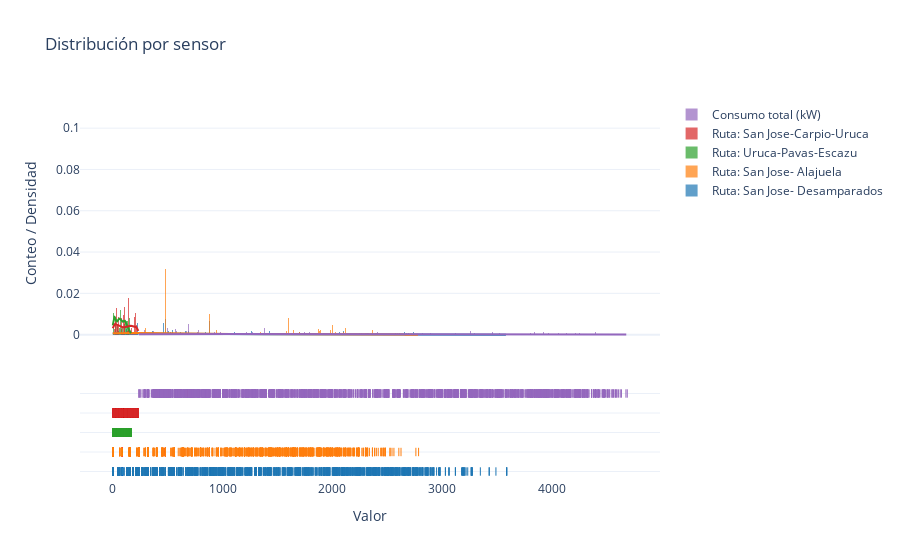

Write notebook code for a chart like this one.
### Code cell
import plotly.figure_factory as ff

# Convertimos cada columna (excepto la primera si no es numérica) en una lista
labels = df.columns[1:]
data = [df[col].tolist() for col in labels]


fig = ff.create_distplot(data, labels)

fig.update_layout(
    title="Distribución por sensor",
    xaxis_title="Valor",
    yaxis_title="Conteo / Densidad",
    autosize=True,
    height=None,
    template='plotly_white'
)

fig.show()

### Figure 1 — Plotly figure (JSON) as saved in the notebook; plotly's stock layout.template omitted (floating-point values rounded to 4 significant figures; data arrays with more than 128 entries replaced by an {"elided": "..."} marker saying what was removed)
{"data": [{"autobinx": false, "histnorm": "probability density", "legendgroup": "Ruta: San Jose- Desamparados", "marker": {"color": "rgb(31, 119, 180)"}, "name": "Ruta: San Jose- Desamparados", "opacity": 0.7, "type": "histogram", "x": {"elided": "2016 float values"}, "xaxis": "x", "xbins": {"end": 3587.0, "size": 1, "start": 0}, "yaxis": "y"}, {"autobinx": false, "histnorm": "probability density", "legendgroup": "Ruta: San Jose- Alajuela", "marker": {"color": "rgb(255, 127, 14)"}, "name": "Ruta: San Jose- Alajuela", "opacity": 0.7, "type": "histogram", "x": {"elided": "2016 float values"}, "xaxis": "x", "xbins": {"end": 2784.0, "size": 1, "start": 0}, "yaxis": "y"}, {"autobinx": false, "histnorm": "probability density", "legendgroup": "Ruta: Uruca-Pavas-Escazu", "marker": {"color": "rgb(44, 160, 44)"}, "name": "Ruta: Uruca-Pavas-Escazu", "opacity": 0.7, "type": "histogram", "x": {"elided": "2016 float values"}, "xaxis": "x", "xbins": {"end": 165.8, "size": 1, "start": 0}, "yaxis": "y"}, {"autobinx": false, "histnorm": "probability density", "legendgroup": "Ruta: San Jose-Carpio-Uruca", "marker": {"color": "rgb(214, 39, 40)"}, "name": "Ruta: San Jose-Carpio-Uruca", "opacity": 0.7, "type": "histogram", "x": {"elided": "2016 float values"}, "xaxis": "x", "xbins": {"end": 233.7, "size": 1, "start": 0}, "yaxis": "y"}, {"autobinx": false, "histnorm": "probability density", "legendgroup": "Consumo total (kW)", "marker": {"color": "rgb(148, 103, 189)"}, "name": "Consumo total (kW)", "opacity": 0.7, "type": "histogram", "x": {"elided": "2016 float values"}, "xaxis": "x", "xbins": {"end": 4684.0, "size": 1, "start": 239.5}, "yaxis": "y"}, {"legendgroup": "Ruta: San Jose- Desamparados", "marker": {"color": "rgb(31, 119, 180)"}, "mode": "lines", "name": "Ruta: San Jose- Desamparados", "showlegend": false, "type": "scatter", "x": {"elided": "500 float values"}, "xaxis": "x", "y": {"elided": "500 float values"}, "yaxis": "y"}, {"legendgroup": "Ruta: San Jose- Alajuela", "marker": {"color": "rgb(255, 127, 14)"}, "mode": "lines", "name": "Ruta: San Jose- Alajuela", "showlegend": false, "type": "scatter", "x": {"elided": "500 float values"}, "xaxis": "x", "y": {"elided": "500 float values"}, "yaxis": "y"}, {"legendgroup": "Ruta: Uruca-Pavas-Escazu", "marker": {"color": "rgb(44, 160, 44)"}, "mode": "lines", "name": "Ruta: Uruca-Pavas-Escazu", "showlegend": false, "type": "scatter", "x": {"elided": "500 float values"}, "xaxis": "x", "y": {"elided": "500 float values"}, "yaxis": "y"}, {"legendgroup": "Ruta: San Jose-Carpio-Uruca", "marker": {"color": "rgb(214, 39, 40)"}, "mode": "lines", "name": "Ruta: San Jose-Carpio-Uruca", "showlegend": false, "type": "scatter", "x": {"elided": "500 float values"}, "xaxis": "x", "y": {"elided": "500 float values"}, "yaxis": "y"}, {"legendgroup": "Consumo total (kW)", "marker": {"color": "rgb(148, 103, 189)"}, "mode": "lines", "name": "Consumo total (kW)", "showlegend": false, "type": "scatter", "x": {"elided": "500 float values"}, "xaxis": "x", "y": {"elided": "500 float values"}, "yaxis": "y"}, {"legendgroup": "Ruta: San Jose- Desamparados", "marker": {"color": "rgb(31, 119, 180)", "symbol": "line-ns-open"}, "mode": "markers", "name": "Ruta: San Jose- Desamparados", "showlegend": false, "type": "scatter", "x": {"elided": "2016 float values"}, "xaxis": "x", "y": {"elided": "2016 str values"}, "yaxis": "y2"}, {"legendgroup": "Ruta: San Jose- Alajuela", "marker": {"color": "rgb(255, 127, 14)", "symbol": "line-ns-open"}, "mode": "markers", "name": "Ruta: San Jose- Alajuela", "showlegend": false, "type": "scatter", "x": {"elided": "2016 float values"}, "xaxis": "x", "y": {"elided": "2016 str values"}, "yaxis": "y2"}, {"legendgroup": "Ruta: Uruca-Pavas-Escazu", "marker": {"color": "rgb(44, 160, 44)", "symbol": "line-ns-open"}, "mode": "markers", "name": "Ruta: Uruca-Pavas-Escazu", "showlegend": false, "type": "scatter", "x": {"elided": "2016 float values"}, "xaxis": "x", "y": {"elided": "2016 str values"}, "yaxis": "y2"}, {"legendgroup": "Ruta: San Jose-Carpio-Uruca", "marker": {"color": "rgb(214, 39, 40)", "symbol": "line-ns-open"}, "mode": "markers", "name": "Ruta: San Jose-Carpio-Uruca", "showlegend": false, "type": "scatter", "x": {"elided": "2016 float values"}, "xaxis": "x", "y": {"elided": "2016 str values"}, "yaxis": "y2"}, {"legendgroup": "Consumo total (kW)", "marker": {"color": "rgb(148, 103, 189)", "symbol": "line-ns-open"}, "mode": "markers", "name": "Consumo total (kW)", "showlegend": false, "type": "scatter", "x": {"elided": "2016 float values"}, "xaxis": "x", "y": {"elided": "2016 str values"}, "yaxis": "y2"}], "layout": {"autosize": true, "barmode": "overlay", "hovermode": "closest", "legend": {"traceorder": "reversed"}, "title": {"text": "Distribución por sensor"}, "xaxis": {"anchor": "y2", "domain": [0, 1], "title": {"text": "Valor"}, "zeroline": false}, "yaxis": {"anchor": "free", "domain": [0.35, 1], "position": 0, "title": {"text": "Conteo / Densidad"}}, "yaxis2": {"anchor": "x", "domain": [0, 0.25], "dtick": 1, "showticklabels": false}}}
